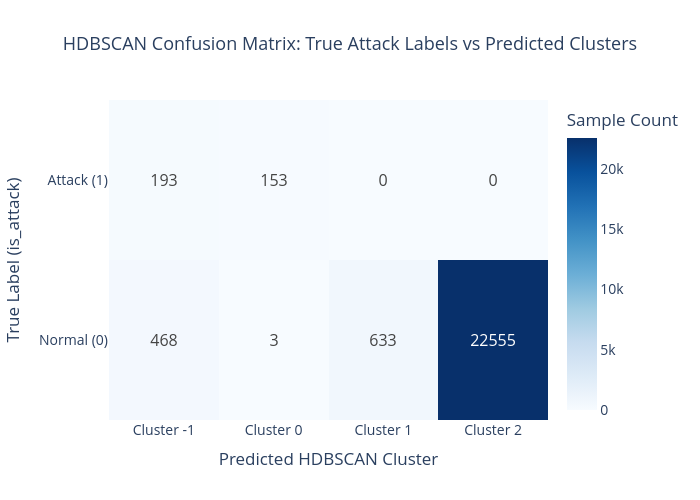

The notebook cell saved with this chart:
### Markdown cell above
### Semisupervised evaluation

### Code cell
cm_df = pd.crosstab(y, hdb_labels, rownames=['is_attack'], colnames=['gmm_label'])

# Extract data
z = cm_df.values
x = [f"Cluster {col}" for col in cm_df.columns]  # e.g., ["Cluster 0", "Cluster 1", ...]
y_labels = ["Normal (0)", "Attack (1)"]           # Row labels

# Create heatmap
fig = go.Figure(data=go.Heatmap(
    z=z,
    x=x,
    y=y_labels,
    colorscale='Blues',
    text=z,
    texttemplate="%{text}",
    textfont={"size": 16},
    hovertemplate=(
        "<b>True Class:</b> %{y}<br>" +
        "<b>Predicted Cluster:</b> %{x}<br>" +
        "<b>Count:</b> %{z}<extra></extra>"
    ),
    colorbar=dict(title="Sample Count")
))

# Update layout
fig.update_layout(
    title={
        'text': "HDBSCAN Confusion Matrix: True Attack Labels vs Predicted Clusters",
        'x': 0.5,
        'xanchor': 'center',
        'font': {'size': 18}
    },
    xaxis_title="Predicted HDBSCAN Cluster",
    yaxis_title="True Label (is_attack)",
    width=700,
    height=500,
    font=dict(size=14)
)

fig.show()

### Figure 1 — Plotly figure (JSON) as saved in the notebook; plotly's stock layout.template omitted (floating-point values rounded to 4 significant figures)
{"data": [{"colorbar": {"title": {"text": "Sample Count"}}, "colorscale": [[0, "rgb(247,251,255)"], [0.125, "rgb(222,235,247)"], [0.25, "rgb(198,219,239)"], [0.375, "rgb(158,202,225)"], [0.5, "rgb(107,174,214)"], [0.625, "rgb(66,146,198)"], [0.75, "rgb(33,113,181)"], [0.875, "rgb(8,81,156)"], [1, "rgb(8,48,107)"]], "hovertemplate": "<b>True Class:</b> %{y}<br><b>Predicted Cluster:</b> %{x}<br><b>Count:</b> %{z}<extra></extra>", "text": [[468, 3, 633, 22555], [193, 153, 0, 0]], "textfont": {"size": 16}, "texttemplate": "%{text}", "type": "heatmap", "x": ["Cluster -1", "Cluster 0", "Cluster 1", "Cluster 2"], "y": ["Normal (0)", "Attack (1)"], "z": [[468, 3, 633, 22555], [193, 153, 0, 0]]}], "layout": {"font": {"size": 14}, "height": 500, "title": {"font": {"size": 18}, "text": "HDBSCAN Confusion Matrix: True Attack Labels vs Predicted Clusters", "x": 0.5, "xanchor": "center"}, "width": 700, "xaxis": {"title": {"text": "Predicted HDBSCAN Cluster"}}, "yaxis": {"title": {"text": "True Label (is_attack)"}}}}
